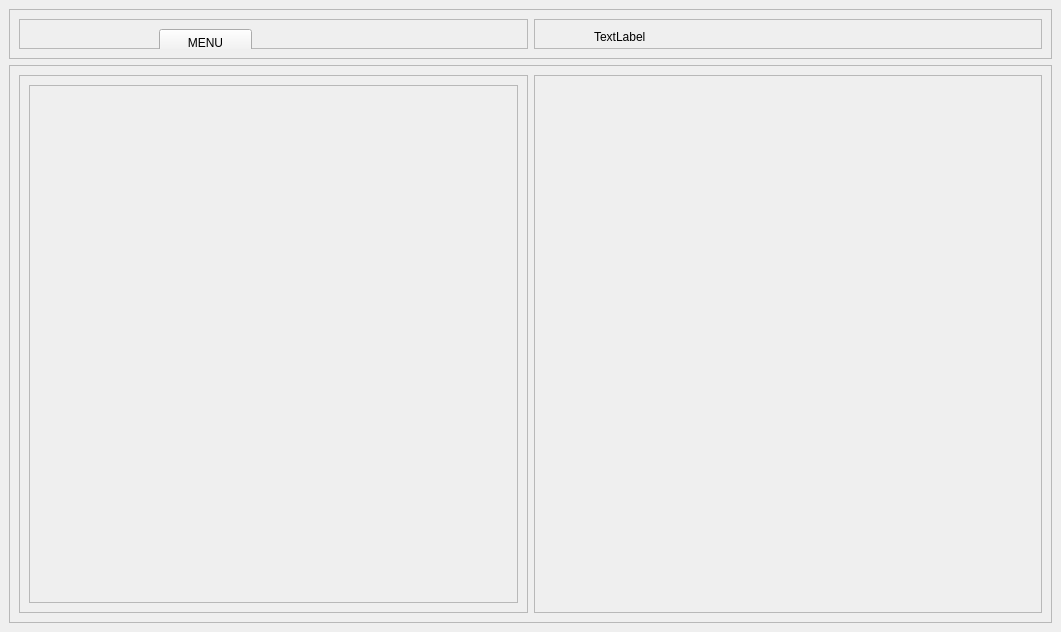
<?xml version="1.0" encoding="UTF-8"?>
<ui version="4.0">
 <class>MainWindow</class>
 <widget class="QMainWindow" name="MainWindow">
  <property name="geometry">
   <rect>
    <x>0</x>
    <y>0</y>
    <width>1061</width>
    <height>632</height>
   </rect>
  </property>
  <property name="windowTitle">
   <string>MainWindow</string>
  </property>
  <widget class="QWidget" name="centralwidget">
   <layout class="QVBoxLayout" name="verticalLayout">
    <item alignment="Qt::AlignTop">
     <widget class="QFrame" name="header">
      <property name="minimumSize">
       <size>
        <width>0</width>
        <height>50</height>
       </size>
      </property>
      <property name="maximumSize">
       <size>
        <width>16777215</width>
        <height>50</height>
       </size>
      </property>
      <property name="frameShape">
       <enum>QFrame::StyledPanel</enum>
      </property>
      <property name="frameShadow">
       <enum>QFrame::Raised</enum>
      </property>
      <layout class="QHBoxLayout" name="horizontalLayout_2">
       <item>
        <widget class="QFrame" name="frame">
         <property name="frameShape">
          <enum>QFrame::StyledPanel</enum>
         </property>
         <property name="frameShadow">
          <enum>QFrame::Raised</enum>
         </property>
         <widget class="QPushButton" name="pushButton">
          <property name="geometry">
           <rect>
            <x>140</x>
            <y>10</y>
            <width>93</width>
            <height>28</height>
           </rect>
          </property>
          <property name="text">
           <string>MENU</string>
          </property>
         </widget>
        </widget>
       </item>
       <item>
        <widget class="QFrame" name="frame_3">
         <property name="frameShape">
          <enum>QFrame::StyledPanel</enum>
         </property>
         <property name="frameShadow">
          <enum>QFrame::Raised</enum>
         </property>
         <widget class="QLabel" name="label">
          <property name="geometry">
           <rect>
            <x>60</x>
            <y>10</y>
            <width>55</width>
            <height>16</height>
           </rect>
          </property>
          <property name="text">
           <string>TextLabel</string>
          </property>
         </widget>
        </widget>
       </item>
      </layout>
     </widget>
    </item>
    <item>
     <widget class="QFrame" name="frame_2">
      <property name="sizePolicy">
       <sizepolicy hsizetype="Preferred" vsizetype="Expanding">
        <horstretch>0</horstretch>
        <verstretch>0</verstretch>
       </sizepolicy>
      </property>
      <property name="frameShape">
       <enum>QFrame::StyledPanel</enum>
      </property>
      <property name="frameShadow">
       <enum>QFrame::Raised</enum>
      </property>
      <layout class="QHBoxLayout" name="horizontalLayout">
       <item>
        <widget class="QFrame" name="side_menu">
         <property name="frameShape">
          <enum>QFrame::StyledPanel</enum>
         </property>
         <property name="frameShadow">
          <enum>QFrame::Raised</enum>
         </property>
         <layout class="QVBoxLayout" name="verticalLayout_2">
          <item>
           <widget class="QFrame" name="frame_4">
            <property name="frameShape">
             <enum>QFrame::StyledPanel</enum>
            </property>
            <property name="frameShadow">
             <enum>QFrame::Raised</enum>
            </property>
           </widget>
          </item>
         </layout>
        </widget>
       </item>
       <item>
        <widget class="QFrame" name="main_body">
         <property name="frameShape">
          <enum>QFrame::StyledPanel</enum>
         </property>
         <property name="frameShadow">
          <enum>QFrame::Raised</enum>
         </property>
        </widget>
       </item>
      </layout>
     </widget>
    </item>
   </layout>
  </widget>
 </widget>
 <resources/>
 <connections/>
</ui>
